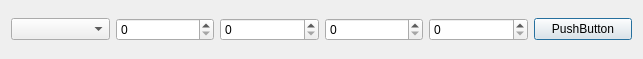
<?xml version="1.0" encoding="UTF-8"?>
<ui version="4.0">
 <class>Dialog</class>
 <widget class="QDialog" name="Dialog">
  <property name="geometry">
   <rect>
    <x>0</x>
    <y>0</y>
    <width>643</width>
    <height>59</height>
   </rect>
  </property>
  <property name="windowTitle">
   <string>Dialog</string>
  </property>
  <layout class="QHBoxLayout" name="horizontalLayout">
   <item>
    <widget class="QComboBox" name="comboBox"/>
   </item>
   <item>
    <widget class="QSpinBox" name="spinBox"/>
   </item>
   <item>
    <widget class="QSpinBox" name="spinBox_2"/>
   </item>
   <item>
    <widget class="QSpinBox" name="spinBox_3"/>
   </item>
   <item>
    <widget class="QSpinBox" name="spinBox_4"/>
   </item>
   <item>
    <widget class="QPushButton" name="pushButton">
     <property name="text">
      <string>PushButton</string>
     </property>
    </widget>
   </item>
  </layout>
 </widget>
 <resources/>
 <connections/>
</ui>
